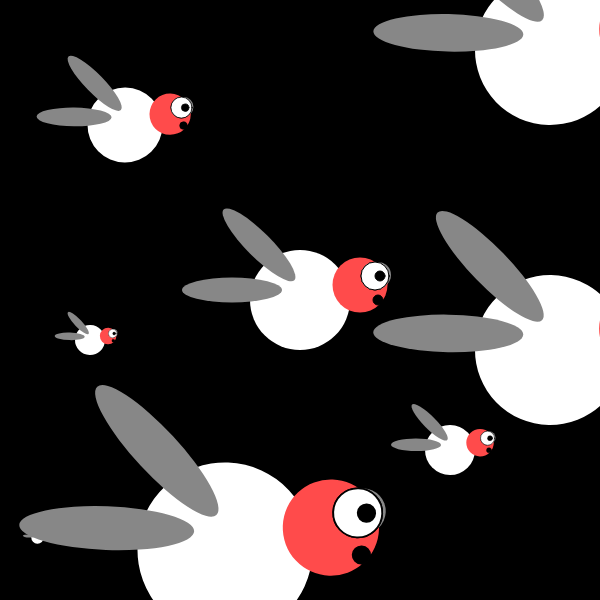
Frame 1 (no input)
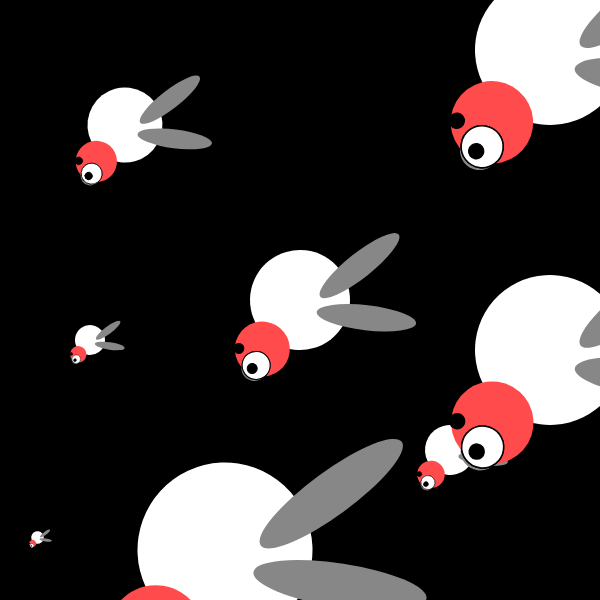
Frame 60 (no input)
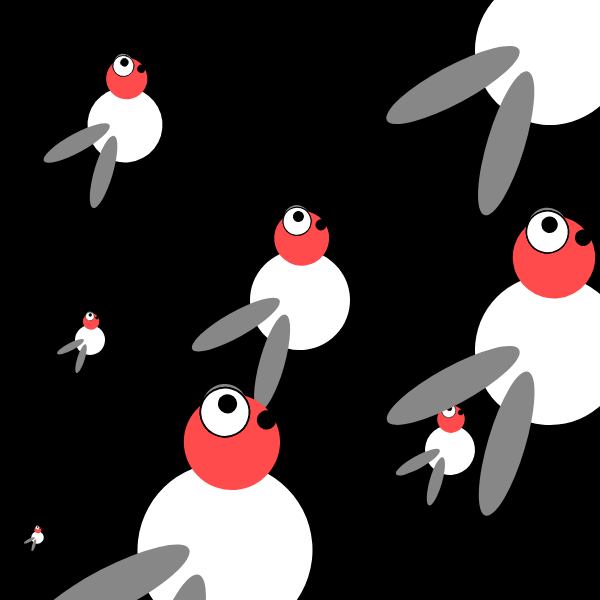
Frame 120 (the mouse pressed at the canvas centre since frame 60)

The p5.js sketch that drew these frames (run headless with seeded random() and noise() and a simulated clock; from frame 60 on, the mouse is pressed at the canvas centre):

// p5.js sketch
// ── sketch.js
var angle = 0.0;


function setup() {
  createCanvas(600, 600);
  angleMode(DEGREES);
}

function draw() {
  background(0);








  push();
  firefly(0, 0);
  pop();


  push();
  translate(300, 300);
  scale(.5);
  firefly();
  pop();

  push();
  translate(-100, -100);
  scale(.75);
  firefly();
  pop();

  push();
  translate(100, -100);
  scale(1.5);
  firefly();
  pop();

  push();
  translate(100, -400);
  scale(1.5);
  firefly();
  pop();

  push();
  translate(0, 500);
  scale(.125);
  firefly();
  pop();

  push();
  translate(0, 250);
  scale(.3);
  firefly();
  pop();

  push();
  translate(-300, 25);
  scale(1.75);
  firefly();
  pop();


}

function firefly(x, y) {
  push();

  translate(300, 300);

  rotate(angle);

  noStroke();
  //firefly body
  fill(255)
  circle(0, 0, 100);
  fill(25, 75, 75);
  fill(135)
  noStroke();
  ellipse(-68,-10, 100, 25);
  circle(78, -25, 26);
  //head
  fill(255, 75, 75);
  circle(60, -15, 55);
  //background eye
  stroke(1);
  fill(255);
  circle(75, -24, 28);
  //eye
  fill(255);
  circle(75, -24, 28);
  //pupil
  fill(0);
  circle(80, -24, 10);
  fill(0);
  circle(78, 0, 10);

  rotate(45);
  fill(135)
  noStroke();
  ellipse(-68,-10, 100, 25);

  angle += .3;
  pop()


}
